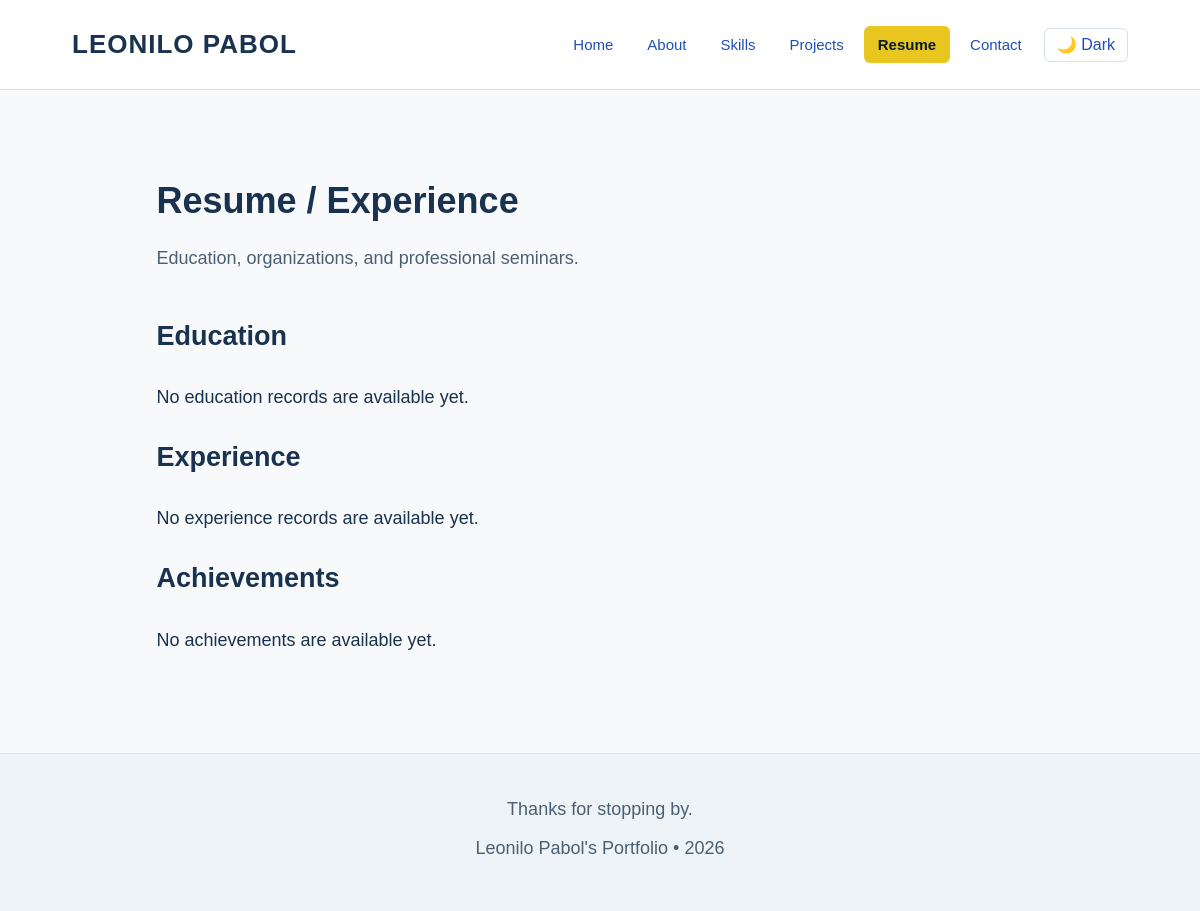
The page /resume.php on the database as committed earlier.
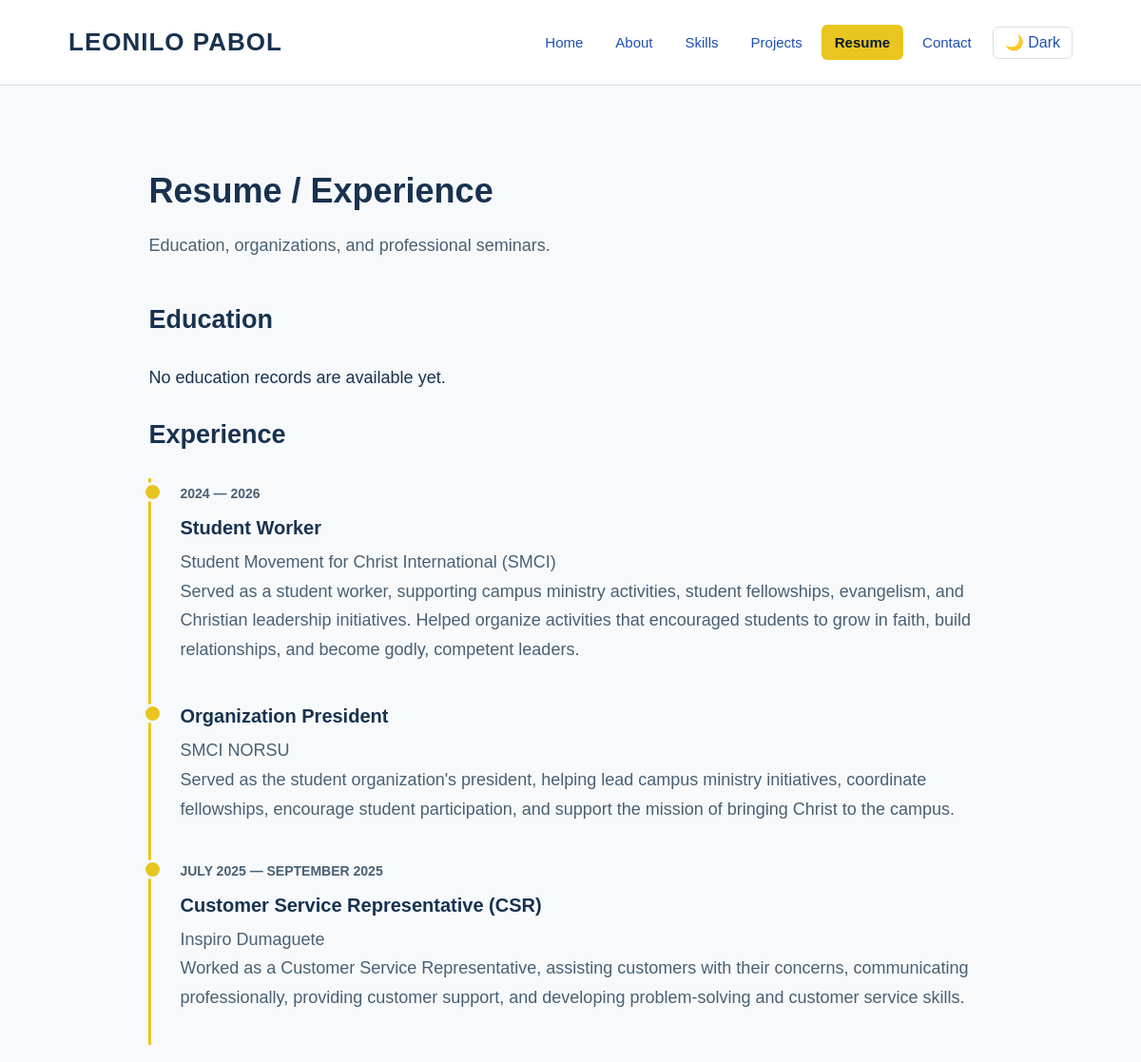
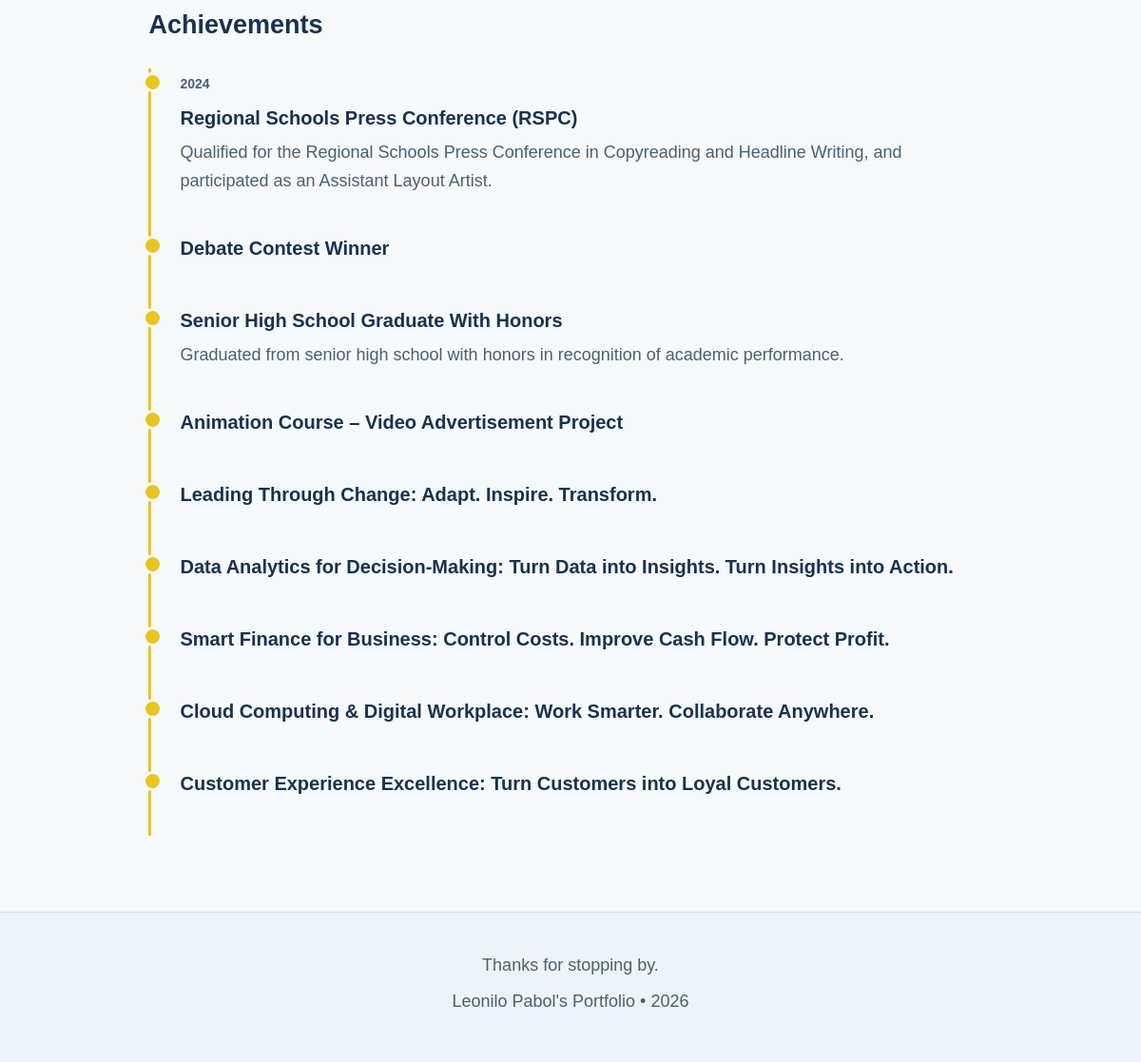
The same page on the database as committed later (2 pictures, top to bottom).
### tables this page shows
CREATE TABLE `experience` (
  `id` int NOT NULL AUTO_INCREMENT,
  `job_title` varchar(200) NOT NULL,
  `organization` varchar(200) NOT NULL,
  `start_date` varchar(50) DEFAULT NULL,
  `end_date` varchar(50) DEFAULT NULL,
  `description` text,
  `display_order` int NOT NULL DEFAULT 0,
  `created_at` timestamp DEFAULT CURRENT_TIMESTAMP,
  PRIMARY KEY (`id`)
);

CREATE TABLE `achievements` (
  `id` int NOT NULL AUTO_INCREMENT,
  `title` varchar(200) NOT NULL,
  `organization` varchar(200) DEFAULT NULL,
  `achievement_date` varchar(50) DEFAULT NULL,
  `description` text,
  `display_order` int NOT NULL DEFAULT 0,
  `created_at` timestamp DEFAULT CURRENT_TIMESTAMP,
  PRIMARY KEY (`id`)
);

### resume.php (the view, shortened to what the changed rows need)
<?php
require_once __DIR__ . '/includes/site_settings.php';
$experienceRecords = [];
$achievementRecords = [];
$experienceLoadError = false;
$achievementLoadError = false;
try {
    $stmt = $pdo->query(
        "SELECT job_title, organization, start_date, end_date, description
         FROM experience
         ORDER BY display_order ASC, id ASC"
    );
    $experienceRecords = $stmt->fetchAll();
} catch (Throwable $error) {
    $experienceLoadError = true;
}
try {
    $stmt = $pdo->query(
        "SELECT title, organization, achievement_date, description
         FROM achievements
         ORDER BY display_order ASC, id ASC"
    );
    $achievementRecords = $stmt->fetchAll();
} catch (Throwable $error) {
    $achievementLoadError = true;
}
$escapeValue = static function ($value): string {
    return htmlspecialchars((string) ($value ?? ''), ENT_QUOTES, 'UTF-8');
};
$formatTimelineDate = static function ($value): string {
    $date = trim((string) ($value ?? ''));
    if ($date === '') {
        return '';
    }
    return preg_match('/^\d{4}-\d{2}-\d{2}$/D', $date)
        ? substr($date, 0, 4)
        : $date;
};
?>
<!DOCTYPE html>
<html lang="en">
<head>
<link rel="stylesheet" href="css/style.css">
</head>
<body>
<section class="section">
  <div class="wrap">
    <h1 class="section-title">Resume / Experience</h1>
    <section aria-labelledby="education-heading">
      <h2 id="education-heading">Education</h2>
    </section>
    <section aria-labelledby="experience-heading">
      <h2 id="experience-heading">Experience</h2>
      <?php if ($experienceLoadError): ?>
        <p>Unable to load experience records right now.</p>
      <?php elseif ($experienceRecords === []): ?>
        <p>No experience records are available yet.</p>
      <?php else: ?>
        <ol class="timeline">
          <?php foreach ($experienceRecords as $record): ?>
            <?php
            $startDate = $formatTimelineDate($record['start_date'] ?? null);
            $endDate = $formatTimelineDate($record['end_date'] ?? null);
            $period = $startDate;
            if ($endDate !== '') {
                $period = $period !== '' ? $period . ' — ' . $endDate : $endDate;
            } elseif ($startDate !== '') {
                $period .= ' — Present';
            }
            $organization = trim((string) ($record['organization'] ?? ''));
            $description = trim((string) ($record['description'] ?? ''));
            ?>
            <li>
              <?php if ($period !== ''): ?><span class="when"><?= $escapeValue($period) ?></span><?php endif; ?>
              <h3><?= $escapeValue($record['job_title'] ?? '') ?></h3>
              <?php if ($organization !== ''): ?><p><?= $escapeValue($organization) ?></p><?php endif; ?>
              <?php if ($description !== ''): ?><p><?= $escapeValue($description) ?></p><?php endif; ?>
            </li>
          <?php endforeach; ?>
        </ol>
      <?php endif; ?>
    </section>
    <section aria-labelledby="achievements-heading">
      <h2 id="achievements-heading">Achievements</h2>
      <?php if ($achievementLoadError): ?>
        <p>Unable to load achievement records right now.</p>
      <?php elseif ($achievementRecords === []): ?>
        <p>No achievements are available yet.</p>
      <?php else: ?>
        <ol class="timeline">
          <?php foreach ($achievementRecords as $record): ?>
            <?php
            $achievementDate = $formatTimelineDate($record['achievement_date'] ?? null);
            $description = trim((string) ($record['description'] ?? ''));
            ?>
            <li>
              <?php if ($achievementDate !== ''): ?><span class="when"><?= $escapeValue($achievementDate) ?></span><?php endif; ?>
              <h3><?= $escapeValue($record['title'] ?? '') ?></h3>
              <?php if ($description !== ''): ?><p><?= $escapeValue($description) ?></p><?php endif; ?>
            </li>
          <?php endforeach; ?>
        </ol>
      <?php endif; ?>
    </section>
  </div>
</section>
</body>
</html>

Rows that differ between the two databases and show on the page:
added experience: $escapeValue($period) "2024 — 2026", job_title "Student Worker", organization "Student Movement for Christ International (SMCI)", description "Served as a student worker, supporting campus ministry activities, student fellowships, evangelism, and Christian leadership initiatives. Helped organize activities that encouraged students to grow in faith, build relationships, and become godly, competent leaders."
added experience: job_title "Organization President", organization "SMCI NORSU", description "Served as the student organization's president, helping lead campus ministry initiatives, coordinate fellowships, encourage student participation, and support the mission of bringing Christ to the campus."
added experience: $escapeValue($period) "JULY 2025 — SEPTEMBER 2025", job_title "Customer Service Representative (CSR)", organization "Inspiro Dumaguete", description "Worked as a Customer Service Representative, assisting customers with their concerns, communicating professionally, providing customer support, and developing problem-solving and customer service skills."
added achievements: achievement_date "2024", title "Regional Schools Press Conference (RSPC)", description "Qualified for the Regional Schools Press Conference in Copyreading and Headline Writing, and participated as an Assistant Layout Artist."
added achievements: title "Debate Contest Winner"
added achievements: title "Senior High School Graduate With Honors", description "Graduated from senior high school with honors in recognition of academic performance."
added achievements: title "Animation Course – Video Advertisement Project"
added achievements: title "Leading Through Change: Adapt. Inspire. Transform."
added achievements: title "Data Analytics for Decision-Making: Turn Data into Insights. Turn Insights into Action."
added achievements: title "Smart Finance for Business: Control Costs. Improve Cash Flow. Protect Profit."
added achievements: title "Cloud Computing & Digital Workplace: Work Smarter. Collaborate Anywhere."
added achievements: title "Customer Experience Excellence: Turn Customers into Loyal Customers."
Other text that changed with them:
text no longer shown: "No experience records are available yet. No achievements are available yet."
